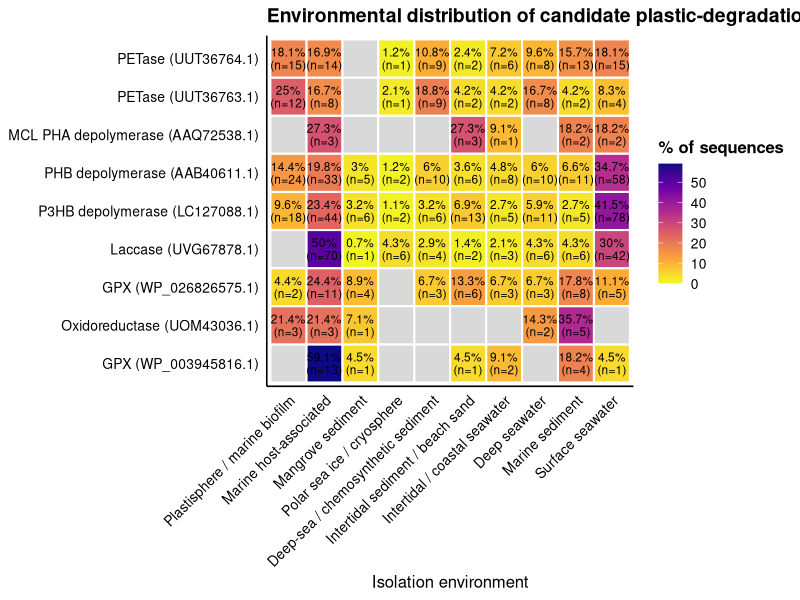
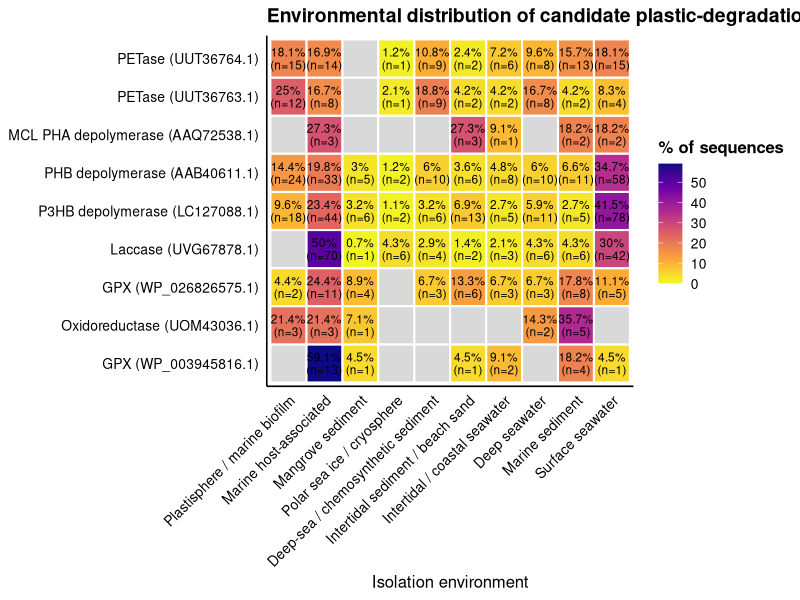
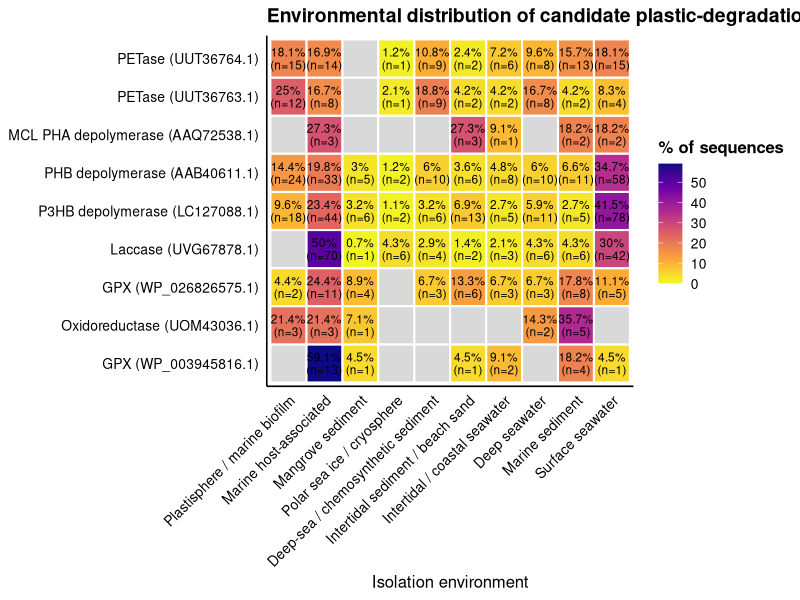

Write the R code that produced these figures, in order.
# ============================================================
# Environmental distribution heatmap
# FULL DATASET from Table S1
# ============================================================

library(tidyverse)
library(viridis)

# ------------------------------------------------------------
# 1. Environmental counts from the full dataset
# ------------------------------------------------------------

env_counts <- tribble(
  ~Protein, ~Environment, ~Count,
  
  # PETase (UUT36764.1) - n = 83
  "PETase (UUT36764.1)", "Plastisphere / marine biofilm", 15,
  "PETase (UUT36764.1)", "Surface seawater", 15,
  "PETase (UUT36764.1)", "Marine host-associated", 14,
  "PETase (UUT36764.1)", "Marine sediment", 13,
  "PETase (UUT36764.1)", "Deep-sea / chemosynthetic sediment", 9,
  "PETase (UUT36764.1)", "Deep seawater", 8,
  "PETase (UUT36764.1)", "Intertidal / coastal seawater", 6,
  "PETase (UUT36764.1)", "Intertidal sediment / beach sand", 2,
  "PETase (UUT36764.1)", "Polar sea ice / cryosphere", 1,
  
  # PETase (UUT36763.1) - n = 48
  "PETase (UUT36763.1)", "Plastisphere / marine biofilm", 12,
  "PETase (UUT36763.1)", "Deep-sea / chemosynthetic sediment", 9,
  "PETase (UUT36763.1)", "Deep seawater", 8,
  "PETase (UUT36763.1)", "Marine host-associated", 8,
  "PETase (UUT36763.1)", "Surface seawater", 4,
  "PETase (UUT36763.1)", "Intertidal / coastal seawater", 2,
  "PETase (UUT36763.1)", "Intertidal sediment / beach sand", 2,
  "PETase (UUT36763.1)", "Marine sediment", 2,
  "PETase (UUT36763.1)", "Polar sea ice / cryosphere", 1,
  
  # MCL PHA depolymerase (AAQ72538.1) - n = 11
  "MCL PHA depolymerase (AAQ72538.1)",
  "Intertidal sediment / beach sand", 3,
  
  "MCL PHA depolymerase (AAQ72538.1)",
  "Marine host-associated", 3,
  
  "MCL PHA depolymerase (AAQ72538.1)",
  "Marine sediment", 2,
  
  "MCL PHA depolymerase (AAQ72538.1)",
  "Surface seawater", 2,
  
  "MCL PHA depolymerase (AAQ72538.1)",
  "Intertidal / coastal seawater", 1,
  
  # PHB depolymerase (AAB40611.1) - n = 167
  "PHB depolymerase (AAB40611.1)", "Surface seawater", 58,
  "PHB depolymerase (AAB40611.1)", "Marine host-associated", 33,
  "PHB depolymerase (AAB40611.1)", "Plastisphere / marine biofilm", 24,
  "PHB depolymerase (AAB40611.1)", "Marine sediment", 11,
  "PHB depolymerase (AAB40611.1)", "Deep seawater", 10,
  "PHB depolymerase (AAB40611.1)", "Deep-sea / chemosynthetic sediment", 10,
  "PHB depolymerase (AAB40611.1)", "Intertidal / coastal seawater", 8,
  "PHB depolymerase (AAB40611.1)", "Intertidal sediment / beach sand", 6,
  "PHB depolymerase (AAB40611.1)", "Mangrove sediment", 5,
  "PHB depolymerase (AAB40611.1)", "Polar sea ice / cryosphere", 2,
  
  # P3HB depolymerase (LC127088.1) - n = 188
  "P3HB depolymerase (LC127088.1)", "Surface seawater", 78,
  "P3HB depolymerase (LC127088.1)", "Marine host-associated", 44,
  "P3HB depolymerase (LC127088.1)", "Plastisphere / marine biofilm", 18,
  "P3HB depolymerase (LC127088.1)", "Intertidal sediment / beach sand", 13,
  "P3HB depolymerase (LC127088.1)", "Deep seawater", 11,
  "P3HB depolymerase (LC127088.1)", "Deep-sea / chemosynthetic sediment", 6,
  "P3HB depolymerase (LC127088.1)", "Mangrove sediment", 6,
  "P3HB depolymerase (LC127088.1)", "Intertidal / coastal seawater", 5,
  "P3HB depolymerase (LC127088.1)", "Marine sediment", 5,
  "P3HB depolymerase (LC127088.1)", "Polar sea ice / cryosphere", 2,
  
  # Laccase (UVG67878.1) - n = 140
  "Laccase (UVG67878.1)", "Marine host-associated", 70,
  "Laccase (UVG67878.1)", "Surface seawater", 42,
  "Laccase (UVG67878.1)", "Deep seawater", 6,
  "Laccase (UVG67878.1)", "Marine sediment", 6,
  "Laccase (UVG67878.1)", "Polar sea ice / cryosphere", 6,
  "Laccase (UVG67878.1)", "Deep-sea / chemosynthetic sediment", 4,
  "Laccase (UVG67878.1)", "Intertidal / coastal seawater", 3,
  "Laccase (UVG67878.1)", "Intertidal sediment / beach sand", 2,
  "Laccase (UVG67878.1)", "Mangrove sediment", 1,
  
  # GPX (WP_026826575.1) - n = 45
  "GPX (WP_026826575.1)", "Marine host-associated", 11,
  "GPX (WP_026826575.1)", "Marine sediment", 8,
  "GPX (WP_026826575.1)", "Intertidal sediment / beach sand", 6,
  "GPX (WP_026826575.1)", "Surface seawater", 5,
  "GPX (WP_026826575.1)", "Mangrove sediment", 4,
  "GPX (WP_026826575.1)", "Deep seawater", 3,
  "GPX (WP_026826575.1)", "Deep-sea / chemosynthetic sediment", 3,
  "GPX (WP_026826575.1)", "Intertidal / coastal seawater", 3,
  "GPX (WP_026826575.1)", "Plastisphere / marine biofilm", 2,
  
  # Oxidoreductase (UOM43036.1) - n = 14
  "Oxidoreductase (UOM43036.1)", "Marine sediment", 5,
  "Oxidoreductase (UOM43036.1)", "Marine host-associated", 3,
  "Oxidoreductase (UOM43036.1)", "Plastisphere / marine biofilm", 3,
  "Oxidoreductase (UOM43036.1)", "Deep seawater", 2,
  "Oxidoreductase (UOM43036.1)", "Mangrove sediment", 1,
  
  # GPX (WP_003945816.1) - n = 22
  "GPX (WP_003945816.1)", "Marine host-associated", 13,
  "GPX (WP_003945816.1)", "Marine sediment", 4,
  "GPX (WP_003945816.1)", "Intertidal / coastal seawater", 2,
  "GPX (WP_003945816.1)", "Intertidal sediment / beach sand", 1,
  "GPX (WP_003945816.1)", "Mangrove sediment", 1,
  "GPX (WP_003945816.1)", "Surface seawater", 1
)

# ------------------------------------------------------------
# 2. Define plotting order
# ------------------------------------------------------------

environment_order <- c(
  "Plastisphere / marine biofilm",
  "Marine host-associated",
  "Mangrove sediment",
  "Polar sea ice / cryosphere",
  "Deep-sea / chemosynthetic sediment",
  "Intertidal sediment / beach sand",
  "Intertidal / coastal seawater",
  "Deep seawater",
  "Marine sediment",
  "Surface seawater"
)

protein_order <- c(
  "PETase (UUT36764.1)",
  "PETase (UUT36763.1)",
  "MCL PHA depolymerase (AAQ72538.1)",
  "PHB depolymerase (AAB40611.1)",
  "P3HB depolymerase (LC127088.1)",
  "Laccase (UVG67878.1)",
  "GPX (WP_026826575.1)",
  "Oxidoreductase (UOM43036.1)",
  "GPX (WP_003945816.1)"
)

# ------------------------------------------------------------
# 3. Calculate percentage within each gene dataset
# ------------------------------------------------------------

heatmap_data <- env_counts %>%
  complete(
    Protein = protein_order,
    Environment = environment_order,
    fill = list(Count = 0)
  ) %>%
  group_by(Protein) %>%
  mutate(
    Total = sum(Count),
    Percent = (Count / Total) * 100
  ) %>%
  ungroup() %>%
  mutate(
    # Zero-count cells become NA so they plot as gray
    Percent_plot = ifelse(Count == 0, NA, Percent),
    
    Protein = factor(
      Protein,
      levels = rev(protein_order)
    ),
    
    Environment = factor(
      Environment,
      levels = environment_order
    )
  )

# ------------------------------------------------------------
# 4. Check totals
# ------------------------------------------------------------

heatmap_data %>%
  distinct(Protein, Total) %>%
  arrange(Protein)

# ------------------------------------------------------------
# 5. Create heatmap
# ------------------------------------------------------------

p <- ggplot(
  heatmap_data,
  aes(
    x = Environment,
    y = Protein,
    fill = Percent_plot
  )
) +
  
  geom_tile(
    color = "white",
    linewidth = 0.7
  ) +
  
  # Percentage and n within each populated cell
  geom_text(
    aes(
      label = ifelse(
        Count == 0,
        "",
        paste0(
          round(Percent, 1),
          "%\n(n=", Count, ")"
        )
      )
    ),
    size = 3,
    lineheight = 0.9
  ) +
  
  # Plasma palette used previously
  # Empty cells = light gray
  scale_fill_viridis_c(
    option = "C",
    direction = -1,
    na.value = "grey85",
    limits = c(
      0,
      max(heatmap_data$Percent, na.rm = TRUE)
    ),
    name = "% of sequences"
  ) +
  
  labs(
    x = "Isolation environment",
    y = NULL,
    title = paste(
      "Environmental distribution of",
      "candidate plastic-degradation-associated proteins"
    )
  ) +
  
  theme_classic(base_size = 12) +
  
  theme(
    axis.text.x = element_text(
      angle = 45,
      hjust = 1,
      vjust = 1,
      size = 10,
      color = "black"
    ),
    
    axis.text.y = element_text(
      size = 10,
      color = "black"
    ),
    
    axis.ticks = element_blank(),
    
    panel.grid = element_blank(),
    
    plot.title = element_text(
      size = 14,
      face = "bold",
      hjust = 0
    ),
    
    legend.title = element_text(
      face = "bold"
    ),
    
    legend.text = element_text(
      size = 10
    )
  )

p

# ------------------------------------------------------------
# 6. Save publication-quality versions
# ------------------------------------------------------------
setwd("/Users/sabrinaelkassas/Downloads")
ggsave(
  filename = "Environmental_distribution_heatmap_full_dataset.png",
  plot = p,
  width = 11,
  height = 7,
  units = "in",
  dpi = 600,
  bg = "white"
)

ggsave(
  filename = "Environmental_distribution_heatmap_full_dataset.svg",
  plot = p,
  width = 11,
  height = 7,
  units = "in",
  bg = "white"
)
